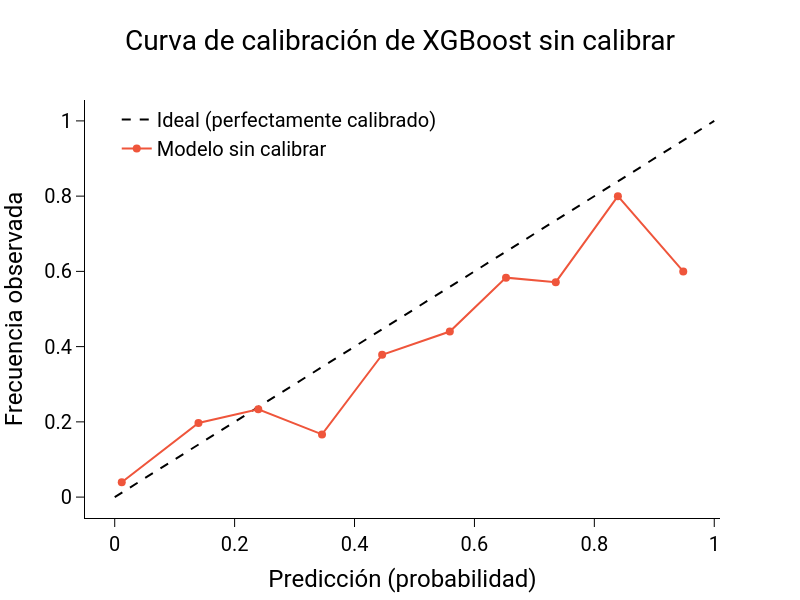

Notebook cell for this chart:
### Code cell
import plotly.graph_objects as go

y_true, y_curve = calibration_curve(y_test, y_pred_reduced, n_bins=10)
fig = go.Figure()

fig.add_trace(go.Scatter(
  x=[0, 1],
  y=[0, 1],
  mode="lines",
  line=dict(color="black", dash="dash"),
  name="Ideal (perfectamente calibrado)"
))

fig.add_trace(go.Scatter(
  x=y_curve,
  y=y_true,
  mode="lines+markers",
  marker=dict(symbol="circle", size=8),
  name="Modelo sin calibrar"
))

fig.update_layout(
  title="Curva de calibración de XGBoost sin calibrar",
  xaxis_title="Predicción (probabilidad)",
  yaxis_title="Frecuencia observada",
  width=800,
  height=600,
  legend=dict(x=0.05, y=1)
)

fig.show()

### Figure 1 — Plotly figure (JSON) as saved in the notebook; plotly's stock layout.template omitted (floating-point values rounded to 4 significant figures)
{"data": [{"line": {"color": "black", "dash": "dash"}, "mode": "lines", "name": "Ideal (perfectamente calibrado)", "type": "scatter", "x": [0, 1], "y": [0, 1]}, {"marker": {"size": 8, "symbol": "circle"}, "mode": "lines+markers", "name": "Modelo sin calibrar", "type": "scatter", "x": [0.01173, 0.1397, 0.2395, 0.3458, 0.4461, 0.5589, 0.6527, 0.7357, 0.8393, 0.9483], "y": [0.03933, 0.1971, 0.2333, 0.1667, 0.3784, 0.44, 0.5833, 0.5714, 0.8, 0.6]}], "layout": {"height": 600, "legend": {"x": 0.05, "y": 1}, "title": {"text": "Curva de calibración de XGBoost sin calibrar"}, "width": 800, "xaxis": {"title": {"text": "Predicción (probabilidad)"}}, "yaxis": {"title": {"text": "Frecuencia observada"}}}}
